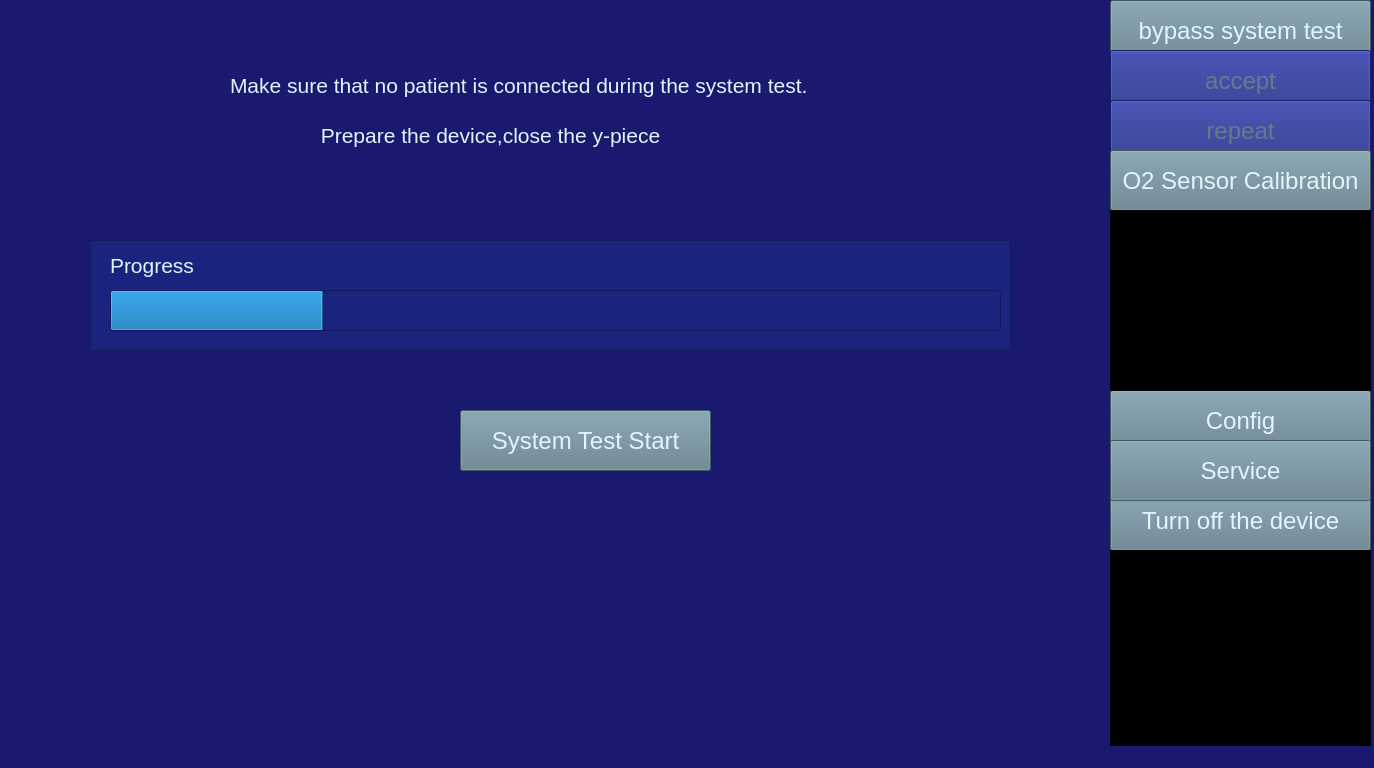
<?xml version="1.0" encoding="UTF-8"?>
<ui version="4.0">
 <class>MainWindow</class>
 <widget class="QMainWindow" name="MainWindow">
  <property name="geometry">
   <rect>
    <x>0</x>
    <y>0</y>
    <width>1374</width>
    <height>768</height>
   </rect>
  </property>
  <property name="windowTitle">
   <string>System Test</string>
  </property>
  <property name="styleSheet">
   <string notr="true">background-color:#191970
</string>
  </property>
  <widget class="QWidget" name="centralwidget">
   <widget class="QLabel" name="label">
    <property name="geometry">
     <rect>
      <x>230</x>
      <y>50</y>
      <width>611</width>
      <height>71</height>
     </rect>
    </property>
    <property name="font">
     <font>
      <pointsize>16</pointsize>
     </font>
    </property>
    <property name="styleSheet">
     <string notr="true">color:
#E1F5FE</string>
    </property>
    <property name="frameShape">
     <enum>QFrame::NoFrame</enum>
    </property>
    <property name="text">
     <string>Make sure that no patient is connected during the system test.</string>
    </property>
    <property name="wordWrap">
     <bool>true</bool>
    </property>
   </widget>
   <widget class="QLabel" name="label_2">
    <property name="geometry">
     <rect>
      <x>450</x>
      <y>140</y>
      <width>261</width>
      <height>51</height>
     </rect>
    </property>
    <property name="text">
     <string/>
    </property>
   </widget>
   <widget class="QLabel" name="label_3">
    <property name="geometry">
     <rect>
      <x>250</x>
      <y>100</y>
      <width>481</width>
      <height>71</height>
     </rect>
    </property>
    <property name="font">
     <font>
      <pointsize>16</pointsize>
     </font>
    </property>
    <property name="styleSheet">
     <string notr="true">color:
#E1F5FE</string>
    </property>
    <property name="frameShape">
     <enum>QFrame::NoFrame</enum>
    </property>
    <property name="text">
     <string>Prepare the device,close the y-piece</string>
    </property>
    <property name="alignment">
     <set>Qt::AlignCenter</set>
    </property>
    <property name="wordWrap">
     <bool>true</bool>
    </property>
   </widget>
   <widget class="QPushButton" name="pushButton">
    <property name="geometry">
     <rect>
      <x>1110</x>
      <y>0</y>
      <width>261</width>
      <height>61</height>
     </rect>
    </property>
    <property name="font">
     <font>
      <pointsize>18</pointsize>
     </font>
    </property>
    <property name="styleSheet">
     <string notr="true">color:
#E1F5FE;
background-color:#607D8B
</string>
    </property>
    <property name="text">
     <string>bypass system test</string>
    </property>
   </widget>
   <widget class="QPushButton" name="pushButton_2">
    <property name="enabled">
     <bool>false</bool>
    </property>
    <property name="geometry">
     <rect>
      <x>1110</x>
      <y>50</y>
      <width>261</width>
      <height>61</height>
     </rect>
    </property>
    <property name="font">
     <font>
      <pointsize>18</pointsize>
     </font>
    </property>
    <property name="styleSheet">
     <string notr="true">color:#607D8B
;
background-color:#1A237E
</string>
    </property>
    <property name="text">
     <string>accept</string>
    </property>
    <property name="checkable">
     <bool>false</bool>
    </property>
    <property name="checked">
     <bool>false</bool>
    </property>
   </widget>
   <widget class="QPushButton" name="pushButton_3">
    <property name="enabled">
     <bool>false</bool>
    </property>
    <property name="geometry">
     <rect>
      <x>1110</x>
      <y>100</y>
      <width>261</width>
      <height>61</height>
     </rect>
    </property>
    <property name="font">
     <font>
      <pointsize>18</pointsize>
     </font>
    </property>
    <property name="styleSheet">
     <string notr="true">color:#607D8B
;
background-color:#1A237E</string>
    </property>
    <property name="text">
     <string>repeat</string>
    </property>
   </widget>
   <widget class="QPushButton" name="pushButton_4">
    <property name="geometry">
     <rect>
      <x>1110</x>
      <y>150</y>
      <width>261</width>
      <height>61</height>
     </rect>
    </property>
    <property name="font">
     <font>
      <pointsize>18</pointsize>
     </font>
    </property>
    <property name="styleSheet">
     <string notr="true">color:
#E1F5FE;
background-color:#607D8B</string>
    </property>
    <property name="text">
     <string>O2 Sensor Calibration</string>
    </property>
   </widget>
   <widget class="QPushButton" name="pushButton_5">
    <property name="geometry">
     <rect>
      <x>460</x>
      <y>410</y>
      <width>251</width>
      <height>61</height>
     </rect>
    </property>
    <property name="font">
     <font>
      <pointsize>18</pointsize>
     </font>
    </property>
    <property name="styleSheet">
     <string notr="true">color:
#E1F5FE;
background-color:#607D8B</string>
    </property>
    <property name="text">
     <string>System Test Start</string>
    </property>
   </widget>
   <widget class="QPushButton" name="pushButton_6">
    <property name="enabled">
     <bool>true</bool>
    </property>
    <property name="geometry">
     <rect>
      <x>1110</x>
      <y>490</y>
      <width>261</width>
      <height>61</height>
     </rect>
    </property>
    <property name="font">
     <font>
      <pointsize>18</pointsize>
     </font>
    </property>
    <property name="styleSheet">
     <string notr="true">color:
#E1F5FE;
background-color:#607D8B</string>
    </property>
    <property name="text">
     <string>Turn off the device</string>
    </property>
   </widget>
   <widget class="QPushButton" name="pushButton_7">
    <property name="geometry">
     <rect>
      <x>1110</x>
      <y>390</y>
      <width>261</width>
      <height>61</height>
     </rect>
    </property>
    <property name="font">
     <font>
      <pointsize>18</pointsize>
     </font>
    </property>
    <property name="styleSheet">
     <string notr="true">color:
#E1F5FE;
background-color:#607D8B</string>
    </property>
    <property name="text">
     <string>Config</string>
    </property>
   </widget>
   <widget class="QPushButton" name="pushButton_8">
    <property name="enabled">
     <bool>true</bool>
    </property>
    <property name="geometry">
     <rect>
      <x>1110</x>
      <y>440</y>
      <width>261</width>
      <height>61</height>
     </rect>
    </property>
    <property name="font">
     <font>
      <pointsize>18</pointsize>
     </font>
    </property>
    <property name="styleSheet">
     <string notr="true">color:
#E1F5FE;
background-color:#607D8B</string>
    </property>
    <property name="text">
     <string>Service</string>
    </property>
    <property name="checkable">
     <bool>false</bool>
    </property>
    <property name="checked">
     <bool>false</bool>
    </property>
   </widget>
   <widget class="QFrame" name="frame">
    <property name="geometry">
     <rect>
      <x>90</x>
      <y>240</y>
      <width>921</width>
      <height>111</height>
     </rect>
    </property>
    <property name="styleSheet">
     <string notr="true">background-color:#1A237E</string>
    </property>
    <property name="frameShape">
     <enum>QFrame::StyledPanel</enum>
    </property>
    <property name="frameShadow">
     <enum>QFrame::Raised</enum>
    </property>
    <widget class="QProgressBar" name="progressBar">
     <property name="geometry">
      <rect>
       <x>20</x>
       <y>50</y>
       <width>891</width>
       <height>41</height>
      </rect>
     </property>
     <property name="value">
      <number>24</number>
     </property>
     <property name="textVisible">
      <bool>false</bool>
     </property>
    </widget>
    <widget class="QLabel" name="label_4">
     <property name="geometry">
      <rect>
       <x>20</x>
       <y>10</y>
       <width>91</width>
       <height>31</height>
      </rect>
     </property>
     <property name="font">
      <font>
       <pointsize>16</pointsize>
      </font>
     </property>
     <property name="styleSheet">
      <string notr="true">color:
#E1F5FE</string>
     </property>
     <property name="text">
      <string>Progress</string>
     </property>
    </widget>
   </widget>
   <widget class="QFrame" name="frame_2">
    <property name="geometry">
     <rect>
      <x>1110</x>
      <y>210</y>
      <width>261</width>
      <height>181</height>
     </rect>
    </property>
    <property name="styleSheet">
     <string notr="true">background-color:#000000</string>
    </property>
    <property name="frameShape">
     <enum>QFrame::StyledPanel</enum>
    </property>
    <property name="frameShadow">
     <enum>QFrame::Raised</enum>
    </property>
   </widget>
   <widget class="QFrame" name="frame_3">
    <property name="geometry">
     <rect>
      <x>1110</x>
      <y>550</y>
      <width>261</width>
      <height>201</height>
     </rect>
    </property>
    <property name="styleSheet">
     <string notr="true">background-color:#000000</string>
    </property>
    <property name="frameShape">
     <enum>QFrame::StyledPanel</enum>
    </property>
    <property name="frameShadow">
     <enum>QFrame::Raised</enum>
    </property>
   </widget>
  </widget>
  <widget class="QMenuBar" name="menubar">
   <property name="geometry">
    <rect>
     <x>0</x>
     <y>0</y>
     <width>1374</width>
     <height>21</height>
    </rect>
   </property>
  </widget>
  <widget class="QStatusBar" name="statusbar"/>
 </widget>
 <resources/>
 <connections/>
</ui>
